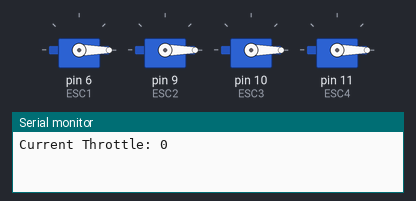
This sketch was run on a simulated Arduino Uno, built with avr-gcc and run on an emulated ATmega328P. Parts: 4 × servo, the last lines printed to the serial monitor.

Above: at 0.1 s.
At 17.1 s:
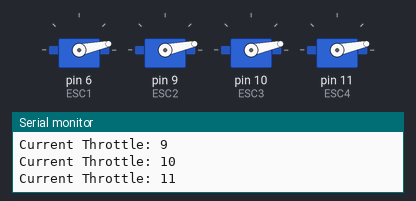
At 30.1 s:
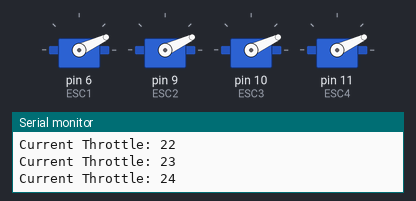
Timing chart, 0 to 31.6 s (numbered marks = the images above):
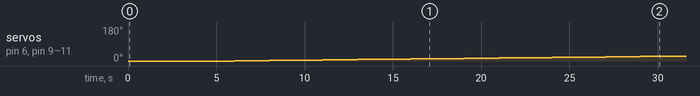

The sketch:

Motor_test.ino
```cpp
/*
        Arduino Brushless Motor Control
     by Dejan, https://howtomechatronics.com
*/

#include <Servo.h>

Servo ESC1;     // create servo object to control the ESC
Servo ESC2;
Servo ESC3;
Servo ESC4;

long previousMillis = 0;        // will store last time LED was updated
long interval = 6000;           // interval at which to blink (milliseconds)
int stepValue = 1;
int potValue = 0;  // value from the analog pin
bool flag = false;
void setup() {
  Serial.begin(9600);
  // Attach the ESC on pin 9
  ESC1.attach(6,1000,2000); // (pin, min pulse width, max pulse width in microseconds)
  ESC2.attach(9,1000,2000); // (pin, min pulse width, max pulse width in microseconds)
  ESC3.attach(10,1000,2000); // (pin, min pulse width, max pulse width in microseconds)
  ESC4.attach(11,1000,2000); // (pin, min pulse width, max pulse width in microseconds)
}

void loop() {
  unsigned long currentMillis = millis();
  Serial.print("Current Throttle: ");
  Serial.print(potValue);
  Serial.println();
  if(currentMillis - previousMillis > interval){
      flag = true;
  }
  if(potValue >= 25){
    stepValue = 0;
  }
  else if(potValue < 25){
    stepValue = 1;
  }
  if(flag){
      potValue += stepValue;
  }
  ESC1.write(potValue);    // Send the signal to the ESC
  ESC2.write(potValue);    // Send the signal to the ESC
  ESC3.write(potValue);    // Send the signal to the ESC
  ESC4.write(potValue);    // Send the signal to the ESC
  delay(1000);
}
```

Measured:
- by itself, servo on pin 6 (ESC1), servo on pin 9 (ESC2), servo on pin 10 (ESC3), servo on pin 11 (ESC4): moves from 0° to 25° over 24.0 s
